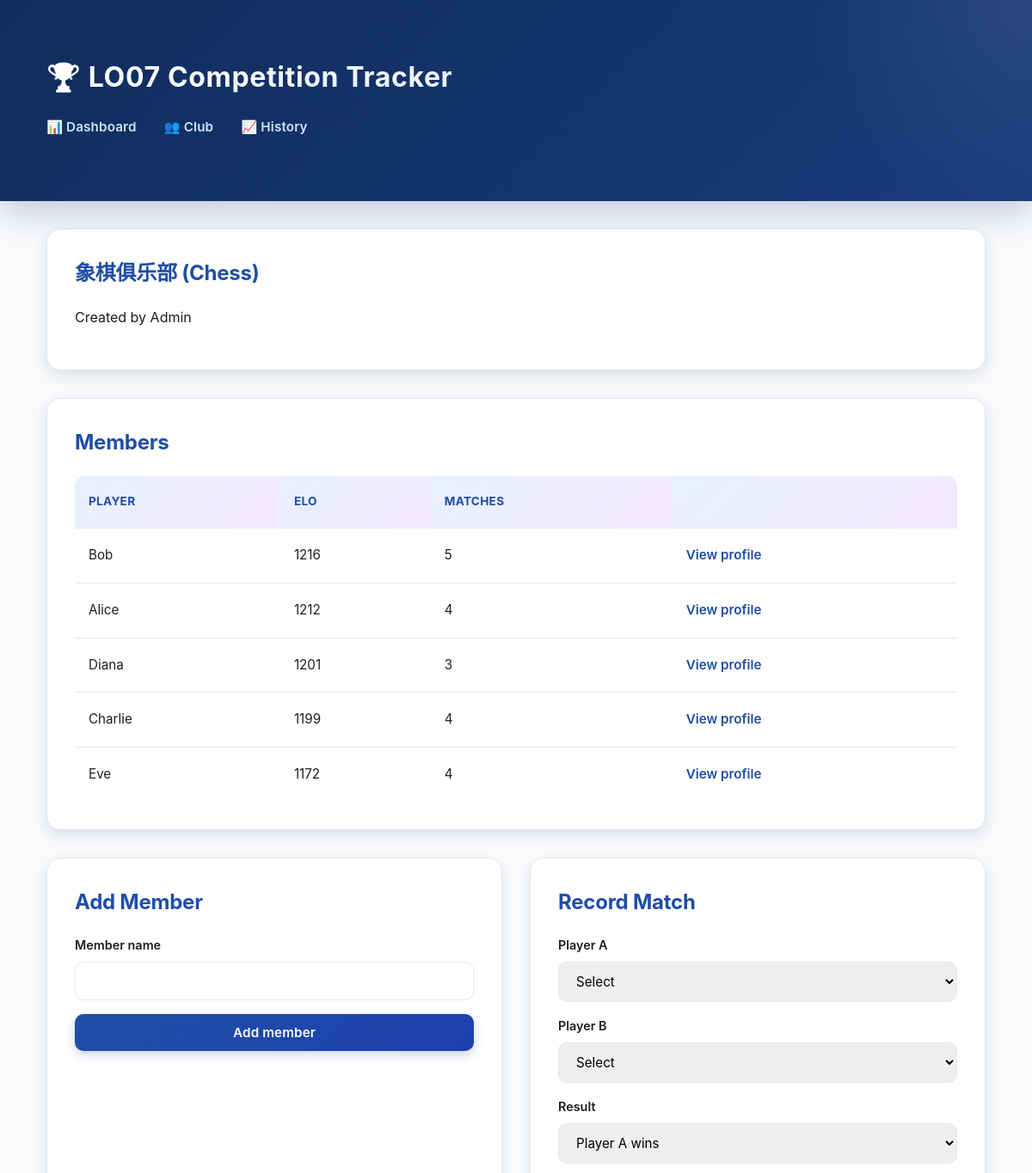
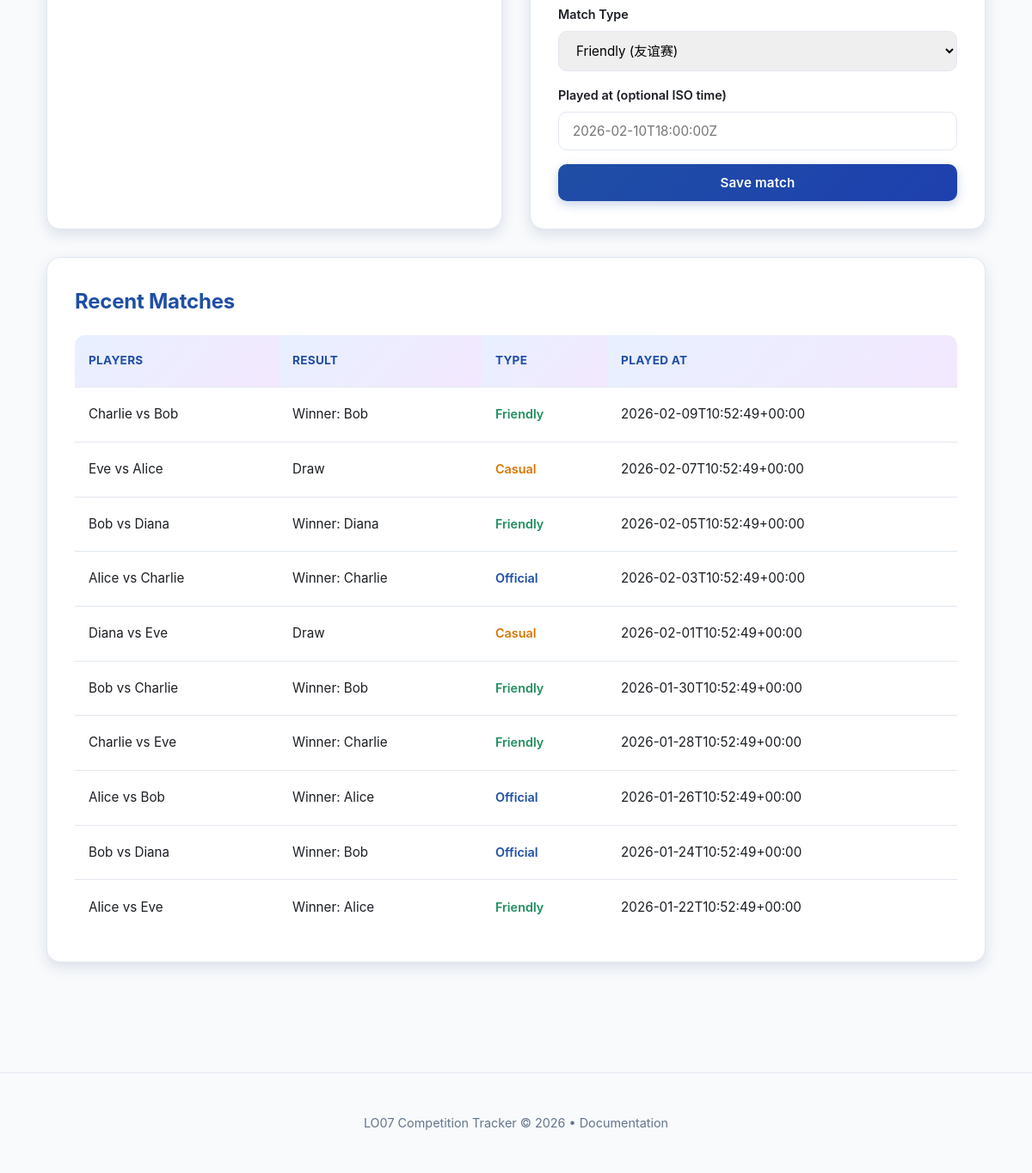
The app's page /club.php?club_id=1 with its own data (2 pictures, top to bottom).
### tables this page shows
CREATE TABLE clubs (
            id INTEGER PRIMARY KEY AUTOINCREMENT,
            name TEXT NOT NULL,
            sport TEXT NOT NULL,
            created_by INTEGER NOT NULL,
            created_at TEXT NOT NULL,
            FOREIGN KEY (created_by) REFERENCES users(id)
        );

CREATE TABLE users (
            id INTEGER PRIMARY KEY AUTOINCREMENT,
            username TEXT NOT NULL UNIQUE,
            created_at TEXT NOT NULL
        );

CREATE TABLE club_members (
            id INTEGER PRIMARY KEY AUTOINCREMENT,
            club_id INTEGER NOT NULL,
            user_id INTEGER NOT NULL,
            current_elo INTEGER NOT NULL,
            matches_played INTEGER NOT NULL DEFAULT 0,
            joined_at TEXT NOT NULL,
            UNIQUE (club_id, user_id),
            FOREIGN KEY (club_id) REFERENCES clubs(id) ON DELETE CASCADE,
            FOREIGN KEY (user_id) REFERENCES users(id) ON DELETE CASCADE
        );

CREATE TABLE matches (
            id INTEGER PRIMARY KEY AUTOINCREMENT,
            club_id INTEGER NOT NULL,
            player_a_id INTEGER NOT NULL,
            player_b_id INTEGER NOT NULL,
            winner_id INTEGER,
            is_draw INTEGER NOT NULL DEFAULT 0,
            match_type TEXT NOT NULL DEFAULT "friendly",
            played_at TEXT NOT NULL,
            FOREIGN KEY (club_id) REFERENCES clubs(id) ON DELETE CASCADE,
            FOREIGN KEY (player_a_id) REFERENCES users(id),
            FOREIGN KEY (player_b_id) REFERENCES users(id),
            FOREIGN KEY (winner_id) REFERENCES users(id)
        );

### public/club.php (called while the page is built, shortened)
<?php
require __DIR__ . '/../app/bootstrap.php';
$clubId = (int) ($_GET['club_id'] ?? 0);
$controller = new ClubController($repo, $eloService, $defaultElo);
$data = $controller->getClubData($clubId);
$club = $data['club'];
$members = $data['members'];
$matches = $data['matches'];
$navClubId = $clubId;
require __DIR__ . '/../app/views/club.php';
$content = ob_get_clean();
require __DIR__ . '/../app/views/layout.php';

### app/bootstrap.php (called while the page is built, shortened)
<?php
$config = require __DIR__ . '/config/config.php';
require __DIR__ . '/config/db.php';
require __DIR__ . '/models/Repository.php';
require __DIR__ . '/controllers/DashboardController.php';
require __DIR__ . '/controllers/ClubController.php';
$db = db_connect($config);
$repo = new Repository($db);
$eloService = new EloService($config['elo_k']);
$defaultElo = $config['default_elo'];

### app/controllers/ClubController.php (called while the page is built, shortened)
<?php
class ClubController
{
    private Repository $repo;
    public function __construct(Repository $repo, EloService $eloService, int $defaultElo)
    {
        $this->repo = $repo;
    }
    public function getClubData(int $clubId): array
    {
        return [
            'club' => $this->repo->getClub($clubId),
            'members' => $this->repo->listClubMembers($clubId),
            'matches' => $this->repo->listRecentMatchesByClub($clubId),
        ];
    }
}

### app/models/Repository.php (called while the page is built, shortened)
<?php
class Repository
{
    private PDO $db;
    public function __construct(PDO $db)
    {
        $this->db = $db;
    }
    public function getClub(int $clubId): ?array
    {
        $stmt = $this->db->prepare(
            'SELECT c.*, u.username AS creator_name
             FROM clubs c
             LEFT JOIN users u ON u.id = c.created_by
             WHERE c.id = :id'
        );
        $stmt->execute(['id' => $clubId]);
        $club = $stmt->fetch(PDO::FETCH_ASSOC);
        return $club ?: null;
    }
    public function listClubMembers(int $clubId): array
    {
        $stmt = $this->db->prepare(
            'SELECT u.id AS user_id, u.username, cm.current_elo, cm.matches_played
             FROM club_members cm
             JOIN users u ON u.id = cm.user_id
             WHERE cm.club_id = :club_id
             ORDER BY cm.current_elo DESC, u.username ASC'
        );
        $stmt->execute(['club_id' => $clubId]);
        return $stmt->fetchAll(PDO::FETCH_ASSOC);
    }
    public function listRecentMatchesByClub(int $clubId, int $limit = 10): array
    {
        $stmt = $this->db->prepare(
            'SELECT m.*, ua.username AS player_a_name, ub.username AS player_b_name,
                uw.username AS winner_name
             FROM matches m
             JOIN users ua ON ua.id = m.player_a_id
             JOIN users ub ON ub.id = m.player_b_id
             LEFT JOIN users uw ON uw.id = m.winner_id
             WHERE m.club_id = :club_id
             ORDER BY m.played_at DESC
             LIMIT :limit'
        );
        $stmt->bindValue('club_id', $clubId, PDO::PARAM_INT);
        $stmt->bindValue('limit', $limit, PDO::PARAM_INT);
        $stmt->execute();
        return $stmt->fetchAll(PDO::FETCH_ASSOC);
    }
}

### app/views/club.php (the view, shortened to what this page needs)
<section class="card">
    <h2><?php echo htmlspecialchars($club['name']); ?> (<?php echo htmlspecialchars($club['sport']); ?>)</h2>
    <p>Created by <?php echo htmlspecialchars($club['creator_name'] ?? ''); ?></p>
</section>
<section class="card">
    <h2>Members</h2>
    <?php if (empty($members)) : ?>
        <p>No members yet.</p>
    <?php else : ?>
        <div class="table-wrap">
            <table>
                <thead>
                <tr>
                    <th>Player</th>
                    <th>Elo</th>
                    <th>Matches</th>
                    <th></th>
                </tr>
                </thead>
                <tbody>
                <?php foreach ($members as $member) : ?>
                    <tr>
                        <td><?php echo htmlspecialchars($member['username']); ?></td>
                        <td><?php echo (int) $member['current_elo']; ?></td>
                        <td><?php echo (int) $member['matches_played']; ?></td>
                        <td>
                            <a class="link" href="member.php?club_id=<?php echo (int) $club['id']; ?>&user_id=<?php echo (int) $member['user_id']; ?>">
                                View profile
                            </a>
                        </td>
                    </tr>
                <?php endforeach; ?>
                </tbody>
            </table>
        </div>
    <?php endif; ?>
</section>
<section class="grid-2">
    <div class="card">
        <h2>Add Member</h2>
        <form method="post" class="form-grid">
            <label>
                Member name
                <input type="text" name="member_name" required>
            </label>
            <button type="submit">Add member</button>
        </form>
    </div>
    <div class="card">
        <h2>Record Match</h2>
        <form method="post" class="form-grid" data-confirm="Record match and update Elo?">
            <label>
                Player A
                <select name="player_a" required>
                    <option value="">Select</option>
                </select>
            </label>
            <label>
                Player B
                <select name="player_b" required>
                    <option value="">Select</option>
                </select>
            </label>
            <label>
                Result
                <select name="result" required>
                    <option value="A">Player A wins</option>
                </select>
            </label>
            <label>
                Match Type
                <select name="match_type">
                    <option value="friendly">Friendly (友谊赛)</option>
                </select>
            </label>
            <label>
                Played at (optional ISO time)
                <input type="text" name="played_at" placeholder="2026-02-10T18:00:00Z">
            </label>
            <button type="submit">Save match</button>
        </form>
    </div>
</section>
<section class="card">
    <h2>Recent Matches</h2>
    <?php if (empty($matches)) : ?>
        <p>No matches yet.</p>
    <?php else : ?>
        <div class="table-wrap">
            <table>
                <thead>
                <tr>
                    <th>Players</th>
                    <th>Result</th>
                    <th>Type</th>
                    <th>Played at</th>
                </tr>
                </thead>
                <tbody>
                <?php foreach ($matches as $match) : ?>
                    <?php
                    $typeLabel = match($match['match_type'] ?? 'friendly') {
                        'official' => 'Official',
                        'casual' => 'Casual',
                        default => 'Friendly'
                    };
                    $typeColor = match($match['match_type'] ?? 'friendly') {
                        'official' => 'var(--blue)',
                        'casual' => 'var(--amber)',
                        default => 'var(--green)'
                    };
                    ?>
                    <tr>
                        <td>
                            <?php echo htmlspecialchars($match['player_a_name']); ?>
                            vs
                            <?php echo htmlspecialchars($match['player_b_name']); ?>
                        </td>
                        <td>
                            <?php if ((int) $match['is_draw'] === 1) : ?>
                                Draw
                            <?php else : ?>
                                Winner: <?php echo htmlspecialchars($match['winner_name'] ?? ''); ?>
                            <?php endif; ?>
                        </td>
                        <td>
                            <span style="
                                color: <?php echo $typeColor; ?>;
                                font-weight: 600;
                                font-size: 0.9rem;
                            ">
                                <?php echo $typeLabel; ?>
                            </span>
                        </td>
                        <td><?php echo htmlspecialchars($match['played_at']); ?></td>
                    </tr>
                <?php endforeach; ?>
                </tbody>
            </table>
        </div>
    <?php endif; ?>
</section>

### app/views/layout.php (shortened to what this page needs)
?><!doctype html>
<html lang="en">
<head>
    <link rel="stylesheet" href="assets/styles.css">
</head>
<body>
    <header class="site-header">
        <div class="container">
            <h1 class="site-title">🏆 LO07 Competition Tracker</h1>
            <nav class="site-nav">
                <a href="index.php">📊 Dashboard</a>
                <?php if (! empty($navClubId)) : ?>
                    <a href="club.php?club_id=<?php echo (int) $navClubId; ?>">👥 Club</a>
                    <a href="match_history.php?club_id=<?php echo (int) $navClubId; ?>">📈 History</a>
                <?php endif; ?>
            </nav>
        </div>
    </header>
    <main class="container">
        <?php echo $content; ?>
    </main>
    <footer style="text-align: center; padding: 2rem 0; color: var(--muted); font-size: 0.9rem; border-top: 1px solid var(--border); margin-top: 4rem;">
        <p>LO07 Competition Tracker © 2026 • <a href="#" style="color: var(--muted); text-decoration: none;">Documentation</a></p>
    </footer>
</body>
</html>

### public/assets/styles.css (style rules this page uses)
:root { --blue: #1f4ea5; --blue-light: #e8f0ff; --green: #1f8f5f; --green-light: #e8f5ef; --red: #c13b2a; --red-light: #ffe8e5; --amber: #d97706; --amber-light: #fef3e2; --purple: #7c3aed; --purple-light: #f3e8ff; --sky: #0284c7; --sky-light: #e0f2fe; --bg: #f8fafc; --bg-dark: #1e293b; --card: #ffffff; --text: #1b1e23; --muted: #64748b; --border: #e2e8f0; --shadow-sm: 0 2px 6px rgba(15, 45, 92, 0.08); --shadow-md: 0 6px 16px rgba(15, 45, 92, 0.12); --shadow-lg: 0 12px 32px rgba(15, 45, 92, 0.15); }
* { box-sizing: border-box; }
body { margin: 0; font-family: -apple-system, BlinkMacSystemFont, "Segoe UI", "Helvetica Neue", sans-serif; color: var(--text); background: var(--bg); line-height: 1.6; }
.container { width: min(1200px, 95vw); margin: 0 auto; padding: 2rem 1.5rem; }
.site-header { background: linear-gradient(135deg, #0f2d5c 0%, #1a3a7a 100%); color: #fff; padding: 2rem 0; box-shadow: 0 10px 40px rgba(15, 45, 92, 0.25); position: relative; overflow: hidden; }
.site-header::before { content: ''; position: absolute; top: 0; right: 0; width: 300px; height: 100%; background: radial-gradient(circle at top right, rgba(255, 255, 255, 0.08) 0%, transparent 70%); pointer-events: none; }
.site-title { margin: 0 0 0.8rem; font-size: 2rem; letter-spacing: 0.02em; font-weight: 700; background: linear-gradient(120deg, #ffffff 0%, #cfe2ff 100%); -webkit-background-clip: text; -webkit-text-fill-color: transparent; background-clip: text; }
.site-nav { display: flex; gap: 2rem; flex-wrap: wrap; position: relative; z-index: 1; }
.site-nav a { color: #cfe2ff; text-decoration: none; font-weight: 600; font-size: 0.95rem; padding: 0.5rem 0; border-bottom: 2px solid transparent; transition: all 0.3s ease; letter-spacing: 0.01em; }
.card { background: var(--card); border-radius: 16px; padding: 2rem; margin-bottom: 2rem; box-shadow: var(--shadow-md); transition: all 0.3s ease; border: 1px solid var(--border); position: relative; overflow: hidden; }
.card::before { content: ''; position: absolute; top: 0; left: 0; right: 0; height: 4px; background: linear-gradient(90deg, var(--blue), var(--purple), var(--sky)); transform: scaleX(0); transform-origin: left; transition: transform 0.3s ease; }
.card h2 { margin: 0 0 1.2rem; font-size: 1.5rem; color: var(--blue); font-weight: 700; letter-spacing: -0.01em; }
.grid-2 { display: grid; grid-template-columns: repeat(auto-fit, minmax(280px, 1fr)); gap: 2rem; }
.form-grid { display: grid; gap: 1rem; }
label { display: grid; gap: 0.5rem; font-size: 0.9rem; color: var(--text); font-weight: 600; }
input, select, button { padding: 0.75rem 1rem; border-radius: 10px; border: 1.5px solid var(--border); font-size: 0.95rem; font-family: inherit; transition: all 0.3s ease; }
button { background: linear-gradient(135deg, var(--blue) 0%, #1e40af 100%); color: white; border: none; cursor: pointer; font-weight: 600; letter-spacing: 0.01em; box-shadow: 0 4px 12px rgba(31, 78, 165, 0.25); }
.table-wrap { overflow-x: auto; }
table { width: 100%; border-collapse: collapse; background: var(--card); border-radius: 12px; overflow: hidden; }
th, td { text-align: left; padding: 1.2rem 1rem; border-bottom: 1px solid var(--border); font-size: 0.95rem; line-height: 1.6; }
th { background: linear-gradient(135deg, var(--blue-light) 0%, var(--purple-light) 100%); color: var(--blue); font-weight: 700; letter-spacing: 0.02em; text-transform: uppercase; font-size: 0.85rem; }
tbody tr { transition: all 0.2s ease; }
tbody tr:last-child td { border-bottom: none; }
.link { color: var(--blue); font-weight: 600; text-decoration: none; transition: all 0.2s ease; border-bottom: 2px solid transparent; padding-bottom: 2px; }

### records on screen
clubs: name "象棋俱乐部", sport "Chess", created_by.username "Admin"
club_members: user.username "Bob", current_elo "1216", matches_played "5"
club_members: user.username "Alice", current_elo "1212", matches_played "4"
club_members: user.username "Diana", current_elo "1201", matches_played "3"
club_members: user.username "Charlie", current_elo "1199", matches_played "4"
club_members: user.username "Eve", current_elo "1172", matches_played "4"
matches: player_a_name "Charlie", player_b_name "Bob", winner_name "Bob", match_type "Friendly", played_at "2026-02-09T10:52:49+00:00"
matches: player_a_name "Eve", player_b_name "Alice", is_draw "Draw", match_type "Casual", played_at "2026-02-07T10:52:49+00:00"
matches: player_a_name "Bob", player_b_name "Diana", winner_name "Diana", match_type "Friendly", played_at "2026-02-05T10:52:49+00:00"
matches: player_a_name "Alice", player_b_name "Charlie", winner_name "Charlie", match_type "Official", played_at "2026-02-03T10:52:49+00:00"
matches: player_a_name "Diana", player_b_name "Eve", is_draw "Draw", match_type "Casual", played_at "2026-02-01T10:52:49+00:00"
matches: player_a_name "Bob", player_b_name "Charlie", winner_name "Bob", match_type "Friendly", played_at "2026-01-30T10:52:49+00:00"
matches: player_a_name "Charlie", player_b_name "Eve", winner_name "Charlie", match_type "Friendly", played_at "2026-01-28T10:52:49+00:00"
matches: player_a_name "Alice", player_b_name "Bob", winner_name "Alice", match_type "Official", played_at "2026-01-26T10:52:49+00:00"
matches: player_a_name "Bob", player_b_name "Diana", winner_name "Bob", match_type "Official", played_at "2026-01-24T10:52:49+00:00"
matches: player_a_name "Alice", player_b_name "Eve", winner_name "Alice", match_type "Friendly", played_at "2026-01-22T10:52:49+00:00"
